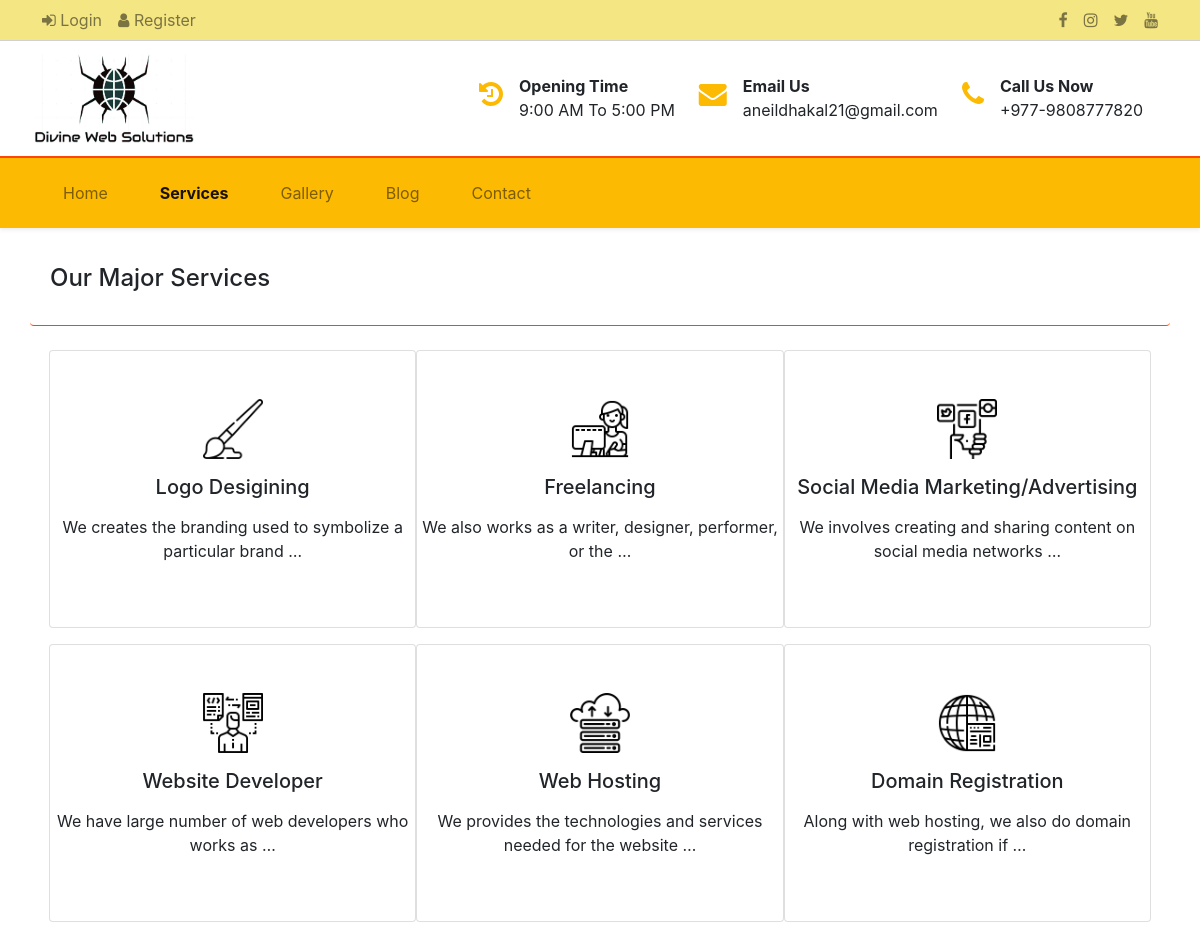
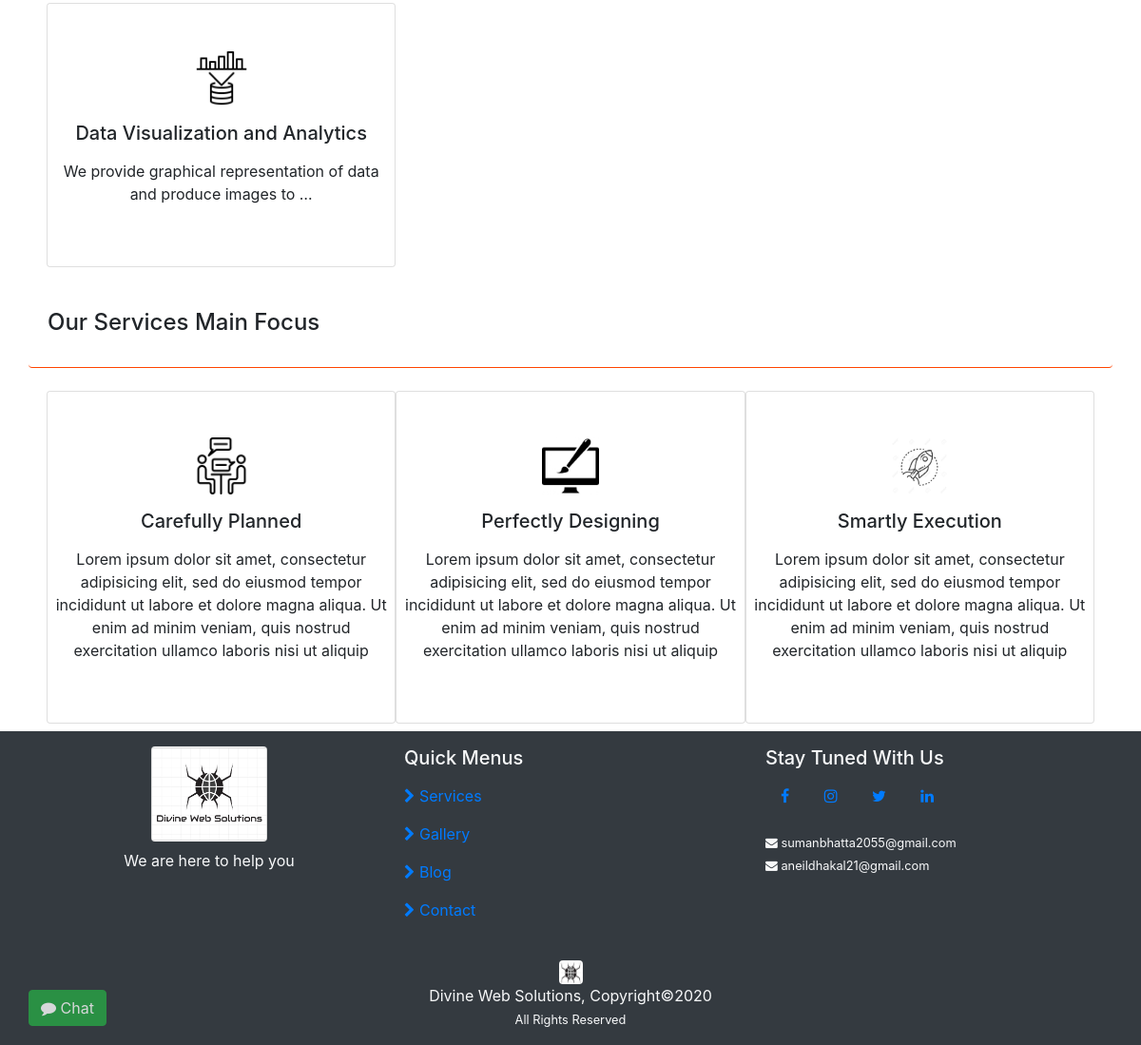
Page /services/ on the committed database (2 pictures, top to bottom).
### service/models.py (models this page shows)
class Service(models.Model):
	name=models.CharField(max_length=200)
	logo=models.FileField(upload_to='service_logos')
	description=models.TextField(blank=True)
	files=models.ManyToManyField(Servicefile,blank=True)
	created_on=models.DateTimeField(blank=True,null=True)

### service/views.py (the view)
# urls.py: re_path(r'',ServicesView.as_view()),
class ServicesView(View):
	def get(self,request):
		services=Service.objects.all()
		return render(request,'siteapp/services.html',{'services':services})

### siteapp/templates/siteapp/services.html (shortened to what this page needs)
{%extends 'siteapp/base.html'%}
{%load static%}
{%block servicesactive%}active font-weight-bold{%endblock%}
{%block content%}
<div class="container">
	{%if services%}
	<div class="row card my-3" style="border:none;border-bottom: 1px solid orangered;">
		<div class="card-body">
			<div class="h4 card-title">Our Major Services</div>
		</div>
	</div>
	<div class="row text-center mx-1">
		{%for service in services%}
		<div class="col-md-4 card px-1 py-5 my-2 serviceslist">
			<div><img src="{{service.logo.url}}" class="serviceicon"></div>
			<div class="h5 my-3 servicename">{{service.name}}</div>
			<p class="">{{ service.description | truncatewords:10 }}</p>
		</div>
		{%endfor%}
	</div>
	{%endif%}
	<div class="row card my-3" style="border:none;border-bottom: 1px solid orangered;">
		<div class="card-body">
			<div class="h4 card-title">Our Services Main Focus</div>
		</div>
	</div>
	<div class="row text-center mx-1">
		<div class="col-md-4 card px-1 py-5 my-2">
			<div><img src="{%static 'blog/img/planned.png'%}" class="serviceicon"></div>
			<div class="h5 my-3">Carefully Planned</div>
			<p>
				Lorem ipsum dolor sit amet, consectetur adipisicing elit, sed do eiusmod
				tempor incididunt ut labore et dolore magna aliqua. Ut enim ad minim veniam,
				quis nostrud exercitation ullamco laboris nisi ut aliquip
			</p>
		</div>
		<div class="col-md-4 card px-1 py-5 my-2">
			<div><img src="{%static 'blog/img/design1.jpg'%}" class="serviceicon"></div>
			<div class="h5 my-3">Perfectly Designing</div>
			<p>
				Lorem ipsum dolor sit amet, consectetur adipisicing elit, sed do eiusmod
				tempor incididunt ut labore et dolore magna aliqua. Ut enim ad minim veniam,
				quis nostrud exercitation ullamco laboris nisi ut aliquip
			</p>
		</div>
		<div class="col-md-4 card px-1 py-5 my-2">
			<div><img src="{%static 'blog/img/execute.jpg'%}" class="serviceicon"></div>
			<div class="h5 my-3">Smartly Execution</div>
			<p>
				Lorem ipsum dolor sit amet, consectetur adipisicing elit, sed do eiusmod
				tempor incididunt ut labore et dolore magna aliqua. Ut enim ad minim veniam,
				quis nostrud exercitation ullamco laboris nisi ut aliquip
			</p>
		</div>
	</div>
</div>
{%endblock%}

### siteapp/templates/siteapp/base.html (shortened to what this page needs)
<!DOCTYPE html>
{%load static%}
<html lang="en-us">
<head>
	<link rel="stylesheet" type="text/css" href="{%static 'blog/css/bootstrap.min.css'%}">
	<link rel="stylesheet" type="text/css" href="{%static 'blog/css/font-awesome.min.css'%}">
	<link rel="stylesheet" type="text/css" href="{%static 'blog/css/style.css'%}">
</head>
{%block body%}
<body>
	{%block navbar%}
	{%block navbar1%}
	<div class="navbar navbar-expand navbar-light shadow-sm p-0" style="background: rgb(245, 230, 132);border-bottom: 1px solid lightgray;">
		<div class="container text-light">
			<div class="mr-auto pl-1">
				<ul class="navbar-nav">
					{%if not request.user.is_authenticated%}
					<li class="nav-item">
						<a href="/accounts/login/" class="nav-link">
							<span class="fa fa-sign-in"></span> Login
						</a>
					</li>
					<li class="nav-item">
						<a href="/accounts/register/" class="nav-link">
							<span class="fa fa-user"></span> Register
						</a>
					</li>
					{%endif%}
				</ul>
			</div>
			<div class="ml-auto pr-1">
				<ul class="navbar-nav">
					<li class="nav-item">
						<a href="https://www.facebook.com/aneildhakal451" class="nav-link py-1">
							<span class="fa fa-facebook"></span>
						</a>
					</li>
					<li class="nav-item">
						<a href="https://www.instagram.com/aneil_dhakal451" class="nav-link py-1">
							<span class="fa fa-instagram"></span>
						</a>
					</li>
					<li class="nav-item">
						<a href="https://www.twitter.com/DhakalAneil" class="nav-link py-1">
							<span class="fa fa-twitter"></span>
						</a>
					</li>
					<li class="nav-item">
						<a href="" class="nav-link py-1">
							<span class="fa fa-youtube"></span>
						</a>
					</li>
				</ul>
			</div>
		</div>
	</div>
	{%endblock%}
	<div class="navbar-container" style="width:100%">
	{%block navbar2%}
	<nav class="navbar navbar-expand-lg navbar-light shadow-sm" style="background: #fff;">
		<div class="container">
			<a class="navbar-brand" href="/home/">
				<div class="row align-items-center">
					<div class="ml-1 text-left">
						<img src="{%static 'blog/logodesign/logo1.jpg'%}" width="160" class="rounded"><br>
					</div>
				</div>
			</a>
			<div class="collapse navbar-collapse">
				<ul class="navbar-nav ml-auto">
					<li class="mx-1">
						<div class="d-flex align-items-center">
							<div class="h3 px-2" style="color: rgb(252, 186, 3);"><span class="fa fa-history"></span></div>
							<div class="px-2">
								<div class="font-weight-bold py-0">Opening Time</div>
								<div>9:00 AM To 5:00 PM</div>
							</div>
						</div>
					</li>
					<li class="mx-1">
						<div class="d-flex align-items-center">
							<div class="h3 px-2" style="color: rgb(252, 186, 3);"><span class="fa fa-envelope"></span></div>
							<div class="px-2">
								<div class="font-weight-bold py-0">Email Us</div>
								<div>aneildhakal21@gmail.com</div>
							</div>
						</div>
					</li>
					<li class="mx-1">
						<div class="d-flex align-items-center">
							<div class="h3 px-2" style="color: rgb(252, 186, 3);"><span class="fa fa-phone"></span></div>
							<div class="px-2">
								<div class="font-weight-bold py-0">Call Us Now</div>
								<div>+977-9808777820</div>
							</div>
						</div>
					</li>
				</ul>
			</div>
		</div>
	</nav>
	{%endblock%}
	{%block navbar3%}
	<div class="navbar navbar-expand-md navbar-light shadow-sm p-0 navbar-menu" style="background: rgb(252, 186, 3);">
		<div class="container">
			<div class="collapse navbar-collapse" id="navbarNav">
				<ul class="navbar-nav mr-auto">
					<li class="nav-item mr-3 {%block homeactive%}active{%endblock%}">
						<a href="/home/" class="nav-link">Home</a>
					</li>
					<li class="nav-item mr-3 {%block servicesactive%}{%endblock%}">
						<a class="nav-link" href="/services/">Services</a>
					</li>
					<li class="nav-item mr-3 {%block galleryactive%}{%endblock%}">
						<a href="/gallery/" class="nav-link">Gallery</a>
					</li>
					<li class="nav-item mr-3 {%block blogactive%}{%endblock%}">
						<a href="/blog/" class="nav-link">Blog</a>
					</li>
					<li class="nav-item mr-3 {%block contactactive%}{%endblock%}">
						<a href="/contact/" class="nav-link">Contact</a>
					</li>
				</ul>
			</div>
		</div>
	</div>
	{%endblock%}
	</div>
	{%endblock%}
	{%block content%}
	{%endblock%}
	{%block footer%}
	<footer class="bg-dark py-3">
		<div class="container text-light">
			<div class="row justify-content-center">
				<div class="col-md-4 text-center">
					<div class="h5">
						<img src="{%static 'blog/logodesign/default1.jpg'%}" width="35%" class="rounded">
					</div>
					<p>We are here to help you</p>
				</div>
				<div class="col-md-4">
					<div class="h5">Quick Menus</div>
					<ul style="list-style: none;" class="navbar-nav quickmenu p-0">
						<li class="nav-item">
							<a href="/services/" class="nav-link">
								<span class="fa fa-chevron-right"></span> Services
							</a>
						</li>
						<li class="nav-item">
							<a href="/gallery/" class="nav-link">
								<span class="fa fa-chevron-right"></span> Gallery
							</a>
						</li>
						<li class="nav-item">
							<a href="/blog/" class="nav-link">
								<span class="fa fa-chevron-right"></span> Blog
							</a>
						</li>
						<li class="nav-item">
							<a href="/contact/" class="nav-link">
								<span class="fa fa-chevron-right"></span> Contact
							</a>
						</li>
					</ul>
				</div>
				<div class="col-md-4">
					<div class="h5">Stay Tuned With Us</div>
					<ul style="list-style: none;" class="sociallink p-0">
						<li class="nav-item"><a href="https://www.facebook.com/aneildhakal451" class="nav-link"><span class="fa fa-facebook"></span></a></li>
						<li class="nav-item"><a href="https://www.instagram.com/aneil_dhakal451" class="nav-link"><span class="fa fa-instagram"></span></a></li>
						<li class="nav-item"><a href="https://www.twitter.com/DhakalAneil" class="nav-link"><span class="fa fa-twitter"></span></a></li>
						<li class="nav-item"><a href="https://www.facebook.com/aneildhakal451" class="nav-link"><span class="fa fa-linkedin"></span></a></li>
					</ul>
					<div>
						<small><span class="fa fa-envelope"></span>
							sumanbhatta2055@gmail.com
						</small>
						<br>
						<small><span class="fa fa-envelope"></span>
							aneildhakal21@gmail.com
						</small>
					</div>
				</div>
			</div>
			<div class="text-center pt-2">
				<br>
				<div><img src="{%static 'blog/logodesign/profile1.jpg'%}" width="25" height="25" class="rounded"></div>
				Divine Web Solutions, Copyright&copy;2020
				<br>
				<small>All Rights Reserved</small>
			</div>
		</div>
	</footer>
	{%endblock%}
	{%block chatbot%}
	<div class="openchatbtn">
		<button class="btn btn-success">
			<span class="fa fa-comment"></span> Chat
		</button>
	</div>
	{%endblock%}
</body>
{%endblock%}
</html>

### blog/static/blog/css/style.css (style rules this page uses)
html,body { position: relative; }
nav { border-bottom: 2px solid orangered; }
.navbar-container { transition: all 1s ease-in-out; }
.navbar-menu ul li { padding: 15px 10px; }
.quickmenu { transition: all 0.2s linear; }
.sociallink li { display: inline-block; }
.serviceicon { width: 60px; height: 60px; object-fit: cover; object-position: center; }
.serviceslist { transition: all 0.5s linear; }
.openchatbtn { position: fixed; left: 30px; bottom: 20px; z-index: 100; display: block; opacity: 0.8; }

### rows in the picture
Service: logo (picture), name "Logo Desigining", description "We creates the branding used to symbolize a particular brand …"
Service: logo (picture), name "Freelancing", description "We also works as a writer, designer, performer, or the …"
Service: logo (picture), name "Social Media Marketing/Advertising", description "We involves creating and sharing content on social media networks …"
Service: logo (picture), name "Website Developer", description "We have large number of web developers who works as …"
Service: logo (picture), name "Web Hosting", description "We provides the technologies and services needed for the website …"
Service: logo (picture), name "Domain Registration", description "Along with web hosting, we also do domain registration if …"
Service: logo (picture), name "Data Visualization and Analytics", description "We provide graphical representation of data and produce images to …"
